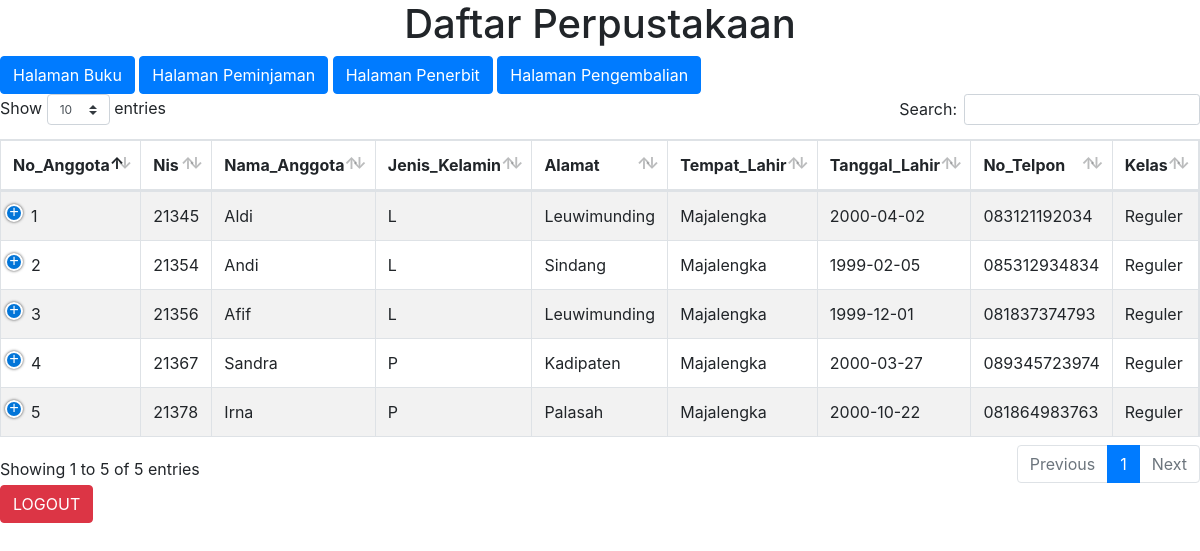
The app's page /Interface/latihan/index.php (signed in) with its own data.
### tables this page shows
CREATE TABLE `tb_anggota` (
  `No_Anggota` varchar(20) NOT NULL,
  `Nis` varchar(20) NOT NULL,
  `Nama_Anggota` varchar(20) NOT NULL,
  `Jenis_Kelamin` varchar(8) NOT NULL,
  `Tempat_Lahir` varchar(10) NOT NULL,
  `Tgl_Lahir` date NOT NULL,
  `Alamat` varchar(40) NOT NULL,
  `No_Telp` varchar(12) NOT NULL,
  `Kelas` varchar(10) NOT NULL,
  `Masa_Berlaku` varchar(10) NOT NULL,
  `Status_Pinjam` varchar(20) NOT NULL
);

### Interface/latihan/index.php (the view, shortened to what this page needs)
<?php
include 'koneksi.php';
$result= mysqli_query ($koneksi,"SELECT * FROM tb_anggota");
?>
<!DOCTYPE html>
<html>
<head>
        <link href="responsive.css" rel="stylesheet" />
</head>
<body>
    <h1 class="text-center">Daftar Perpustakaan</h1>
    <a href="buku.php" class="btn btn-primary">Halaman Buku</a>
    <a href="peminjaman.php" class="btn btn-primary">Halaman Peminjaman</a>
    <a href="penerbit.php" class="btn btn-primary">Halaman Penerbit</a>
    <a href="pengembalian.php" class="btn btn-primary">Halaman Pengembalian</a>
    <table  id="example" class="table table-bordered table-striped dt-responsive nowrap" style="width:100%;">
        <thead>
        <tr>
            <th>No_Anggota</th>
            <th>Nis</th>
            <th>Nama_Anggota</th>
            <th>Jenis_Kelamin</th>
            <th>Alamat</th>
            <th>Tempat_Lahir</th>
            <th>Tanggal_Lahir</th>
            <th>No_Telpon</th>
            <th>Kelas</th>
        </tr>
</thead>
<tbody>
       <?php while($row=mysqli_fetch_assoc($result)){ ?>
        <tr>
            <td><?= $row['No_Anggota']; ?></td>
            <td><?= $row['Nis']; ?></td>
            <td><?= $row['Nama_Anggota']; ?></td>
            <td><?= $row['Jenis_Kelamin']; ?></td>
            <td><?= $row['Alamat']; ?></td>
            <td><?= $row['Tempat_Lahir']; ?></td>
            <td><?= $row['Tgl_Lahir']; ?></td>
            <td><?= $row['No_Telp']; ?></td>
            <td><?= $row['Kelas']; ?></td>
        </tr>
        <?php } ?>
    </tbody>
    </table>
    <a href="logout.php" class="btn btn-danger">LOGOUT</a>
</body>
</html>

### Interface/latihan/responsive.css (style rules this page uses)
table.dataTable.dtr-inline.collapsed>tbody>tr[role="row"]>td:first-child,table.dataTable.dtr-inline.collapsed>tbody>tr[role="row"]>th:first-child { position:relative;padding-left:30px;cursor:pointer }
table.dataTable.dtr-inline.collapsed>tbody>tr[role="row"]>td:first-child:before,table.dataTable.dtr-inline.collapsed>tbody>tr[role="row"]>th:first-child:before { top:12px;left:4px;height:14px;width:14px;display:block;position:absolute;color:white;border:2px solid white;border-radius:14px;box-shadow:0 0 3px #444;box-sizing:content-box;text-align:center;text-indent:0 !important;font-family:'Courier New', Courier, monospace;line-height:14px;content:'+';background-color:#0275d8 }

### records on screen
tb_anggota: No_Anggota "1", Nis "21345", Nama_Anggota "Aldi", Jenis_Kelamin "L", Alamat "Leuwimunding", Tempat_Lahir "Majalengka", Tgl_Lahir "2000-04-02", No_Telp "083121192034", Kelas "Reguler"
tb_anggota: No_Anggota "2", Nis "21354", Nama_Anggota "Andi", Jenis_Kelamin "L", Alamat "Sindang", Tempat_Lahir "Majalengka", Tgl_Lahir "1999-02-05", No_Telp "085312934834", Kelas "Reguler"
tb_anggota: No_Anggota "3", Nis "21356", Nama_Anggota "Afif", Jenis_Kelamin "L", Alamat "Leuwimunding", Tempat_Lahir "Majalengka", Tgl_Lahir "1999-12-01", No_Telp "081837374793", Kelas "Reguler"
tb_anggota: No_Anggota "4", Nis "21367", Nama_Anggota "Sandra", Jenis_Kelamin "P", Alamat "Kadipaten", Tempat_Lahir "Majalengka", Tgl_Lahir "2000-03-27", No_Telp "089345723974", Kelas "Reguler"
tb_anggota: No_Anggota "5", Nis "21378", Nama_Anggota "Irna", Jenis_Kelamin "P", Alamat "Palasah", Tempat_Lahir "Majalengka", Tgl_Lahir "2000-10-22", No_Telp "081864983763", Kelas "Reguler"
